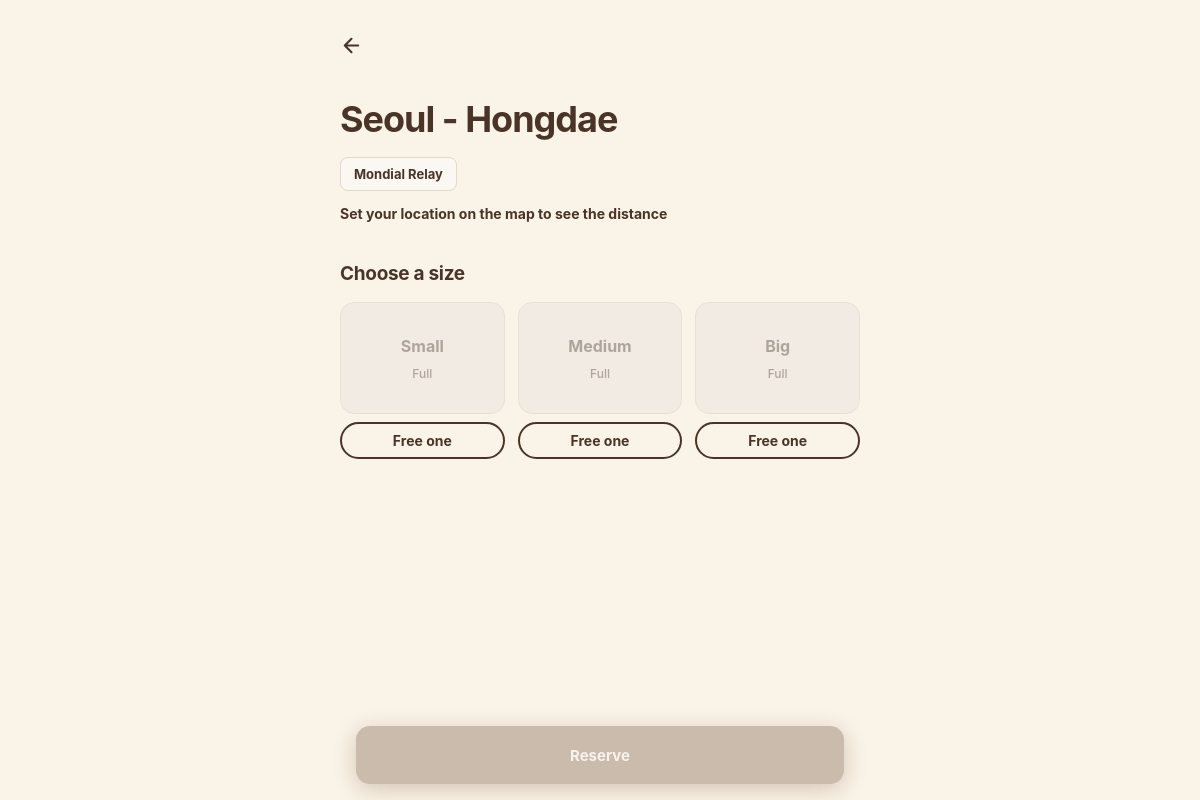
Before: /locker/2 (signed in) with the older database file.
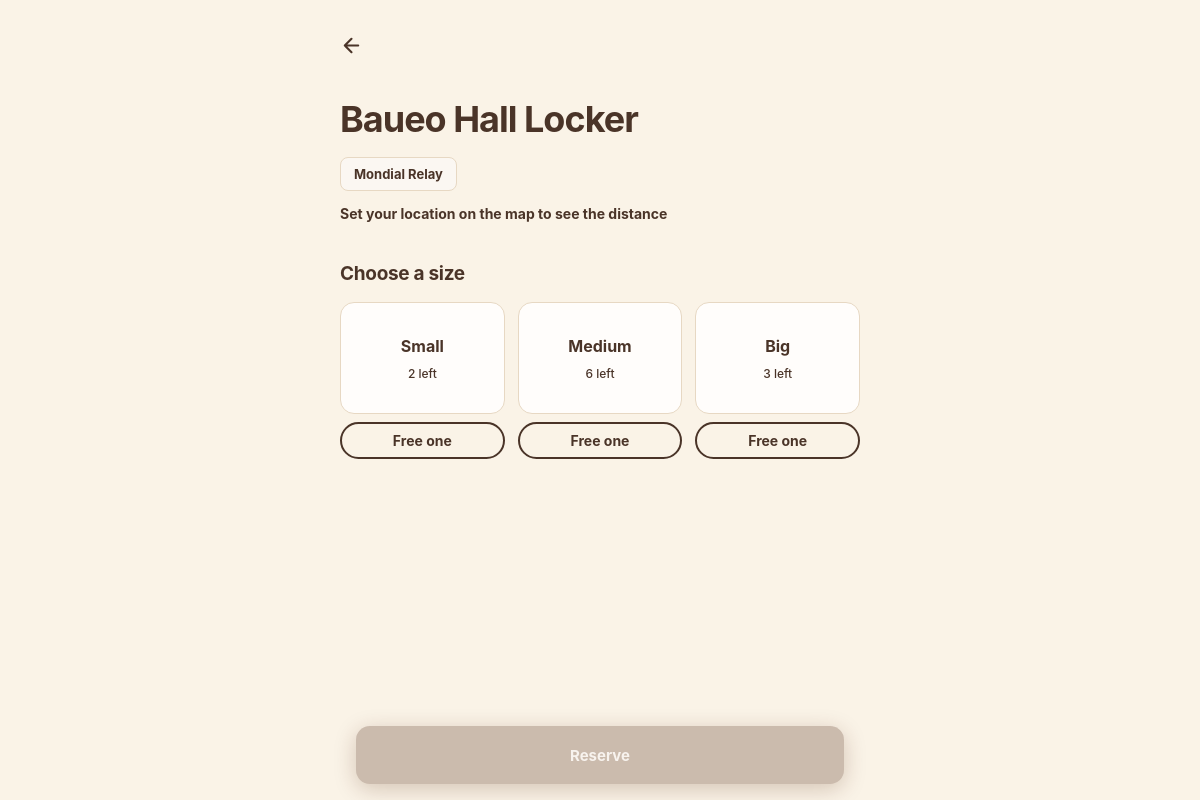
After: the same page with the newer database file.
### tables this page shows
CREATE TABLE lockers (
        id            INTEGER PRIMARY KEY AUTOINCREMENT,
        latitude      REAL NOT NULL CHECK (latitude BETWEEN -90 AND 90),
        longitude     REAL NOT NULL CHECK (longitude BETWEEN -180 AND 180),
        location_name TEXT NOT NULL,
        provider      TEXT NOT NULL CHECK (provider IN ('mondial_relay', 'vinted_go', 'pickup'))
    );

### app.py (the view)
@app.route("/locker/<int:locker_id>")
def locker_page(locker_id):
    if not session.get("user_id"):
        return redirect("/login")
    db = get_db()
    try:
        locker = db.execute(
            "SELECT * FROM lockers WHERE id = ?", (locker_id,)
        ).fetchone()
        if locker is None:
            abort(404)
        rows = db.execute(
            "SELECT size, COUNT(*) AS n FROM compartments "
            "WHERE locker_id = ? AND status = 'empty' GROUP BY size",
            (locker_id,),
        ).fetchall()
    finally:
        db.close()
    free = {1: 0, 2: 0, 3: 0}
    for r in rows:
        free[r["size"]] = r["n"]
    return render_template("locker.html", locker=locker, free=free)

### app.py (called while the page is built)
def get_db():
    FOLDER = os.path.dirname(os.path.abspath(__file__))
    DB_PATH = os.path.join(FOLDER, 'lock_e_database.db')
    db = sqlite3.connect(DB_PATH)
    db.row_factory = sqlite3.Row
    db.execute('PRAGMA foreign_keys = ON')
    return db

### Templates/locker.html (shortened to what this page needs)
<!doctype html>
<html lang="en">
  <head>
    <link rel="stylesheet" href="/CSS/locker.css">
  </head>
  <body>
    <a class="back" href="/" aria-label="Back">
      <svg viewBox="0 0 24 24"><path d="M19 12H5M12 19l-7-7 7-7" /></svg>
    </a>
    <main
      id="locker"
      data-id="{{ locker['id']   }}"
      data-lat="{{ locker['latitude'] }}"
      data-lng="{{ locker['longitude'] }}"
    >
      <h1>{{ locker["location_name"] }}</h1>
      <p class="provider">{{ locker["provider"].replace("_", " ") }}</p>
      <p class="distance" id="distance">Distance unknown</p>
      <h2>Choose a size</h2>
      <div class="choice-group" id="sizes">
        {% for value, label in [(1, "Small"), (2, "Medium"), (3, "Big")] %}
        <div class="size-col">
          <button
            type="button"
            class="choice"
            data-size="{{ value }}"
            {{ "disabled" if free[value] == 0 }}
          >
            {{ label }}
            <small>{{ free[value] ~ " left" if free[value] > 0 else "Full" }}</small>
          </button>
          <button type="button" class="free-btn" data-size="{{ value }}">Free one</button>
        </div>
        {% endfor %}
      </div>
      <button type="button" class="btn" id="reserve-btn" disabled>Reserve</button>
    </main>
  </body>
</html>

### static/CSS/locker.css (style rules this page uses)
:root { --bg: #FAF3E7; --surface: #fbf7f2; --surface-alt: #fbf7f2; --surface-hover: #533f331f; --text: #4a3428; --muted: #4a3428; --accent: #4a3428; --accent-dark: #4a3428; --line: #E7D8C3; --ok: #587A55; --alert: #B85D47; --radius: 16px; --shadow: 0 12px 32px rgba(117, 69, 35, 0.09); }
* { box-sizing: border-box; }
html { min-height: 100%; }
body { min-height: 100vh; margin: 0; padding: 36px 20px 55px; display: flex; flex-direction: column; align-items: center; background: var(--bg); color: var(--text); font-family: "Inter", "Segoe UI", Arial, sans-serif; -webkit-font-smoothing: antialiased; }
.back { width: min(100%, 650px); height: 42px; margin: 0 auto 18px; display: flex; align-items: center; justify-content: flex-start; color: var(--accent-dark); text-decoration: none; transition: opacity 0.2s ease; }
.back::before { content: ""; position: absolute; }
.back svg { display: block; width: 23px; height: 23px; fill: none; stroke: currentColor; stroke-width: 2.2; stroke-linecap: round; stroke-linejoin: round; transition: transform 0.2s ease; }
#locker { width: 100%; max-width: 650px; padding: 36px; background: var(--surface); border: 1px solid rgba(111, 67, 40, 0.08); border-radius: 22px; box-shadow: var(--shadow); }
#locker h1 { margin: 0 0 16px; color: var(--text); font-size: clamp(27px, 5vw, 36px); font-weight: 750; line-height: 1.2; letter-spacing: -1px; overflow-wrap: anywhere; }
.provider { display: inline-flex; align-items: center; margin: 0 0 12px; padding: 8px 13px; background: var(--surface-alt); border: 1px solid var(--line); border-radius: 8px; color: var(--accent-dark); font-size: 13px; font-weight: 700; text-transform: capitalize; }
.distance { margin: 0 0 32px; padding: 0; background: none; border: none; color: var(--accent); font-size: 14px; font-weight: 750; line-height: 1.5; }
#locker h2 { margin: 0 0 17px; color: var(--text); font-size: 19px; font-weight: 750; letter-spacing: -0.3px; }
#sizes { display: grid; grid-template-columns: repeat(3, minmax(0, 1fr)); gap: 13px; margin-bottom: 28px; }
.choice { min-width: 0; min-height: 112px; padding: 17px 10px; display: flex; flex-direction: column; align-items: center; justify-content: center; gap: 10px; background: #fffdfb; border: 1.5px solid var(--line); border-radius: 14px; color: var(--text); font-family: inherit; font-size: 16px; font-weight: 750; cursor: pointer; transition: background 0.2s ease, border-color 0.2s ease, box-shadow 0.2s ease, transform 0.2s ease; }
.choice small { color: var(--muted); font-size: 12px; font-weight: 500; }
.btn { width: 100%; min-height: 55px; padding: 15px 22px; background: var(--accent-dark); border: none; border-radius: 12px; color: #fff; font-family: inherit; font-size: 15px; font-weight: 750; cursor: pointer; transition: background 0.2s ease, transform 0.2s ease, box-shadow 0.2s ease; }
.btn:disabled { background: #cbbbad; color: #f8f3ee; cursor: not-allowed; transform: none; box-shadow: none; }
body { min-height: 100vh; padding: 24px 20px 120px; align-items: center; background: var(--bg); }
#locker { width: 100%; max-width: 520px; padding: 20px 0 30px; margin: 0 auto; background: transparent; border: none; border-radius: 0; box-shadow: none; }
.back { width: 100%; max-width: 520px; margin: 0 auto 12px; align-self: center; }
.distance { margin-bottom: 38px; }
#reserve-btn { position: fixed; z-index: 100; left: 50%; bottom: 0; width: min(100% - 32px, 488px); min-height: 58px; margin: 0 0 calc(16px + env(safe-area-inset-bottom)); transform: translateX(-50%); border-radius: 14px; box-shadow: 0 5px 22px rgba(82, 32, 5, 0.22); }
.size-col { flex: 1; display: flex; flex-direction: column; gap: 8px; }
.free-btn { padding: 8px 6px; font: inherit; font-size: 14px; font-weight: bold; color: var(--accent); background: none; border: 2px solid var(--accent); border-radius: 999px; cursor: pointer; }

Changed rows visible on the page:
changed lockers "Mondial Relay": location_name "Seoul - Hongdae" → "Baueo Hall Locker"
Other visible differences:
new list line: "Small 2 left Free one"
new list line: "Medium 6 left Free one"
new list line: "Big 3 left Free one"
list line gone: "Small Full Free one"
list line gone: "Medium Full Free one"
list line gone: "Big Full Free one"
